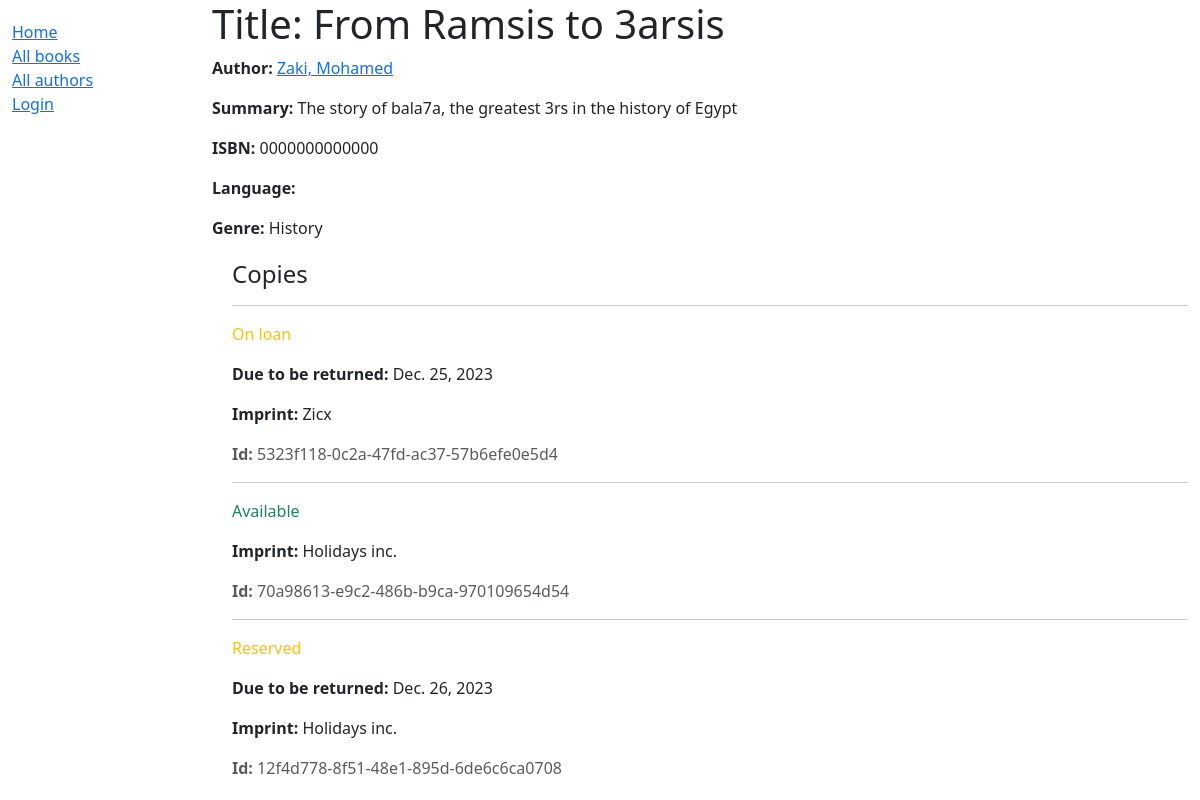
/catalog/book/1, run on the app's committed database.
### catalog/models.py (models this page shows, shortened)
class Book(models.Model):
    title = models.CharField(max_length=200)
    author = models.ForeignKey('Author', on_delete=models.RESTRICT, null=True)
    summary = models.TextField(
        max_length=1000, help_text="Enter a brief description of the book")
    isbn = models.CharField('ISBN', max_length=13,
                            unique=True,
                            help_text='13 Character <a href="https://www.isbn-international.org/content/what-isbn'
                                      '">ISBN number</a>')
    genre = models.ManyToManyField(
        Genre, help_text="Select a genre for this book")
    def display_genre(self):
        """Create a string for the Genre. This is required to display genre in Admin."""
        return ', '.join(genre.name for genre in self.genre.all()[:3])
    display_genre.short_description = "Genre"

class Author(models.Model):
    first_name = models.CharField(max_length=100)
    last_name = models.CharField(max_length=100)
    date_of_birth = models.DateField(null=True, blank=True)
    date_of_death = models.DateField('Died', null=True, blank=True)
    class Meta:
        ordering = ['last_name', 'first_name']
    def get_absolute_url(self):
        return reverse('author-detail', args=[str(self.id)])
    def __str__(self):
        return f'{self.last_name}, {self.first_name}'

class Genre(models.Model):
    name = models.CharField(
        max_length=200,
        unique=True,
        help_text="Enter a book genre (e.g. Science Fiction, French Poetry etc.)"
    )
    def __str__(self):
        return self.name

class BookInstance(models.Model):
    id = models.UUIDField(primary_key=True, default=uuid.uuid4,
                          help_text="Unique ID for this particular book across whole library")
    book = models.ForeignKey('Book', on_delete=models.RESTRICT, null=True)
    imprint = models.CharField(max_length=200)
    due_back = models.DateField(null=True, blank=True)
    borrower = models.ForeignKey(User, on_delete=models.SET_NULL, null=True, blank=True)
    LOAN_STATUS = (
        ('m', 'Maintenance'),
        ('o', 'On loan'),
        ('a', 'Available'),
        ('r', 'Reserved'),
    )
    status = models.CharField(
        max_length=1,
        choices=LOAN_STATUS,
        blank=True,
        default='m',
        help_text='Book availability',
    )
    class Meta:
        ordering = ['due_back']

### catalog/views.py (the view)
# urls.py: path('book/<int:pk>', views.book_detail_view, name='book-detail'),
def book_detail_view(request, pk):
    try:
        book = Book.objects.get(pk=pk)
    except Book.DoesNotExist:
        raise Http404('Book does not exist')
    return render(request, 'book_detail.html', context={'book': book})

### catalog/templates/book_detail.html
{% extends "base_generic.html" %}
{% block content %}
  <h1>Title: {{ book.title }}</h1>
  <p><strong>Author:</strong> <a href="{{book.author.get_absolute_url}}">{{ book.author }}</a></p>
  <p><strong>Summary:</strong> {{ book.summary }}</p>
  <p><strong>ISBN:</strong> {{ book.isbn }}</p>
  <p><strong>Language:</strong> {{ book.language }}</p>
  <p><strong>Genre:</strong> {{ book.genre.all|join:", " }}</p>
  <div style="margin-left:20px;margin-top:20px">
    <h4>Copies</h4>
    {% for copy in book.bookinstance_set.all %}
      <hr />
      <p
        class="{% if copy.status == 'a' %}text-success{% elif copy.status == 'm' %}text-danger{% else %}text-warning{% endif %}">
        {{ copy.get_status_display }}
      </p>
      {% if copy.status != 'a' %}
        <p><strong>Due to be returned:</strong> {{ copy.due_back }}</p>
      {% endif %}
      <p><strong>Imprint:</strong> {{ copy.imprint }}</p>
      <p class="text-muted"><strong>Id:</strong> {{ copy.id }}</p>
    {% endfor %}
  </div>
{% endblock %}

### data on the page
Book: author "Zaki, Mohamed", summary "The story of bala7a, the greatest 3rs in the history of Egypt", isbn "0000000000000", genre.all "History"
BookInstance: status "On loan", due_back "Dec. 25, 2023", imprint "Zicx", id "5323f118-0c2a-47fd-ac37-57b6efe0e5d4"
BookInstance: status "Available", imprint "Holidays inc.", id "70a98613-e9c2-486b-b9ca-970109654d54"
BookInstance: status "Reserved", due_back "Dec. 26, 2023", imprint "Holidays inc.", id "12f4d778-8f51-48e1-895d-6de6c6ca0708"
